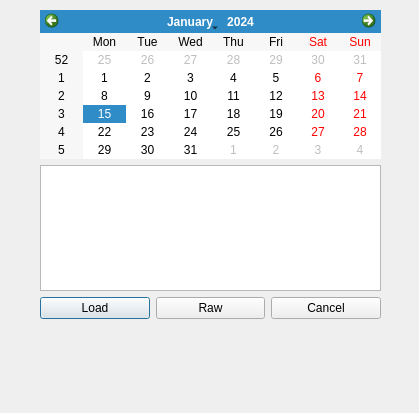
<?xml version="1.0" encoding="UTF-8"?>
<ui version="4.0">
 <class>Data</class>
 <widget class="QDialog" name="Data">
  <property name="geometry">
   <rect>
    <x>0</x>
    <y>0</y>
    <width>419</width>
    <height>413</height>
   </rect>
  </property>
  <property name="windowTitle">
   <string>Dialog</string>
  </property>
  <widget class="QWidget" name="verticalLayoutWidget">
   <property name="geometry">
    <rect>
     <x>40</x>
     <y>10</y>
     <width>341</width>
     <height>309</height>
    </rect>
   </property>
   <layout class="QVBoxLayout" name="verticalLayout">
    <item>
     <widget class="QCalendarWidget" name="calendarWidget"/>
    </item>
    <item>
     <widget class="QTableView" name="data_table"/>
    </item>
    <item>
     <layout class="QHBoxLayout" name="horizontalLayout_2">
      <item>
       <widget class="QPushButton" name="data_load">
        <property name="text">
         <string>Load</string>
        </property>
       </widget>
      </item>
      <item>
       <widget class="QPushButton" name="data_raw">
        <property name="text">
         <string>Raw</string>
        </property>
       </widget>
      </item>
      <item>
       <widget class="QPushButton" name="data_cancel">
        <property name="text">
         <string>Cancel</string>
        </property>
       </widget>
      </item>
     </layout>
    </item>
   </layout>
  </widget>
 </widget>
 <resources/>
 <connections/>
</ui>
